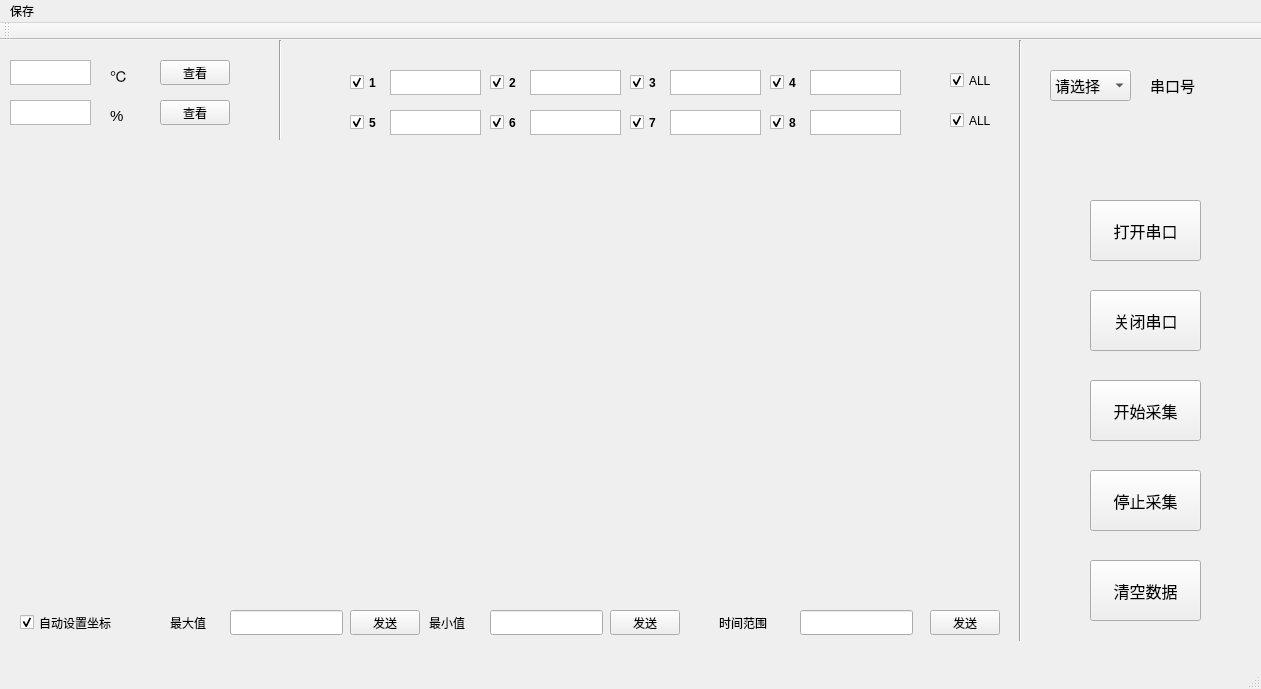
<?xml version="1.0" encoding="UTF-8"?>
<ui version="4.0">
 <class>MainWindow</class>
 <widget class="QMainWindow" name="MainWindow">
  <property name="geometry">
   <rect>
    <x>0</x>
    <y>0</y>
    <width>1261</width>
    <height>689</height>
   </rect>
  </property>
  <property name="windowTitle">
   <string>MainWindow</string>
  </property>
  <widget class="QWidget" name="centralWidget">
   <widget class="QPushButton" name="pushStart">
    <property name="geometry">
     <rect>
      <x>1090</x>
      <y>340</y>
      <width>111</width>
      <height>61</height>
     </rect>
    </property>
    <property name="font">
     <font>
      <family>Arial</family>
      <pointsize>12</pointsize>
     </font>
    </property>
    <property name="text">
     <string>开始采集</string>
    </property>
   </widget>
   <widget class="QPushButton" name="pushClear">
    <property name="geometry">
     <rect>
      <x>1090</x>
      <y>520</y>
      <width>111</width>
      <height>61</height>
     </rect>
    </property>
    <property name="font">
     <font>
      <family>Arial</family>
      <pointsize>12</pointsize>
     </font>
    </property>
    <property name="text">
     <string>清空数据</string>
    </property>
   </widget>
   <widget class="QListView" name="list_ch2">
    <property name="geometry">
     <rect>
      <x>530</x>
      <y>30</y>
      <width>91</width>
      <height>25</height>
     </rect>
    </property>
    <property name="font">
     <font>
      <pointsize>11</pointsize>
     </font>
    </property>
   </widget>
   <widget class="QListView" name="list_ch1">
    <property name="geometry">
     <rect>
      <x>390</x>
      <y>30</y>
      <width>91</width>
      <height>25</height>
     </rect>
    </property>
    <property name="font">
     <font>
      <pointsize>11</pointsize>
     </font>
    </property>
   </widget>
   <widget class="QWidget" name="verticalLayoutWidget">
    <property name="geometry">
     <rect>
      <x>20</x>
      <y>110</y>
      <width>981</width>
      <height>451</height>
     </rect>
    </property>
    <layout class="QVBoxLayout" name="verticalLayout_5"/>
   </widget>
   <widget class="QListView" name="list_ch3">
    <property name="geometry">
     <rect>
      <x>670</x>
      <y>30</y>
      <width>91</width>
      <height>25</height>
     </rect>
    </property>
    <property name="font">
     <font>
      <pointsize>11</pointsize>
     </font>
    </property>
   </widget>
   <widget class="Line" name="line_2">
    <property name="geometry">
     <rect>
      <x>270</x>
      <y>0</y>
      <width>20</width>
      <height>100</height>
     </rect>
    </property>
    <property name="orientation">
     <enum>Qt::Vertical</enum>
    </property>
   </widget>
   <widget class="QPushButton" name="pushStop">
    <property name="geometry">
     <rect>
      <x>1090</x>
      <y>430</y>
      <width>111</width>
      <height>61</height>
     </rect>
    </property>
    <property name="font">
     <font>
      <family>Arial</family>
      <pointsize>12</pointsize>
     </font>
    </property>
    <property name="text">
     <string>停止采集</string>
    </property>
   </widget>
   <widget class="QLabel" name="label_temperature">
    <property name="geometry">
     <rect>
      <x>1150</x>
      <y>30</y>
      <width>71</width>
      <height>31</height>
     </rect>
    </property>
    <property name="font">
     <font>
      <family>Arial</family>
      <pointsize>11</pointsize>
     </font>
    </property>
    <property name="text">
     <string>串口号</string>
    </property>
   </widget>
   <widget class="QComboBox" name="comboVolt1">
    <property name="geometry">
     <rect>
      <x>1050</x>
      <y>30</y>
      <width>81</width>
      <height>31</height>
     </rect>
    </property>
    <property name="font">
     <font>
      <family>Arial</family>
      <pointsize>11</pointsize>
     </font>
    </property>
    <item>
     <property name="text">
      <string>请选择</string>
     </property>
    </item>
   </widget>
   <widget class="Line" name="line">
    <property name="geometry">
     <rect>
      <x>1010</x>
      <y>0</y>
      <width>20</width>
      <height>601</height>
     </rect>
    </property>
    <property name="orientation">
     <enum>Qt::Vertical</enum>
    </property>
   </widget>
   <widget class="QListView" name="list_ch6">
    <property name="geometry">
     <rect>
      <x>530</x>
      <y>70</y>
      <width>91</width>
      <height>25</height>
     </rect>
    </property>
    <property name="font">
     <font>
      <pointsize>11</pointsize>
     </font>
    </property>
   </widget>
   <widget class="QListView" name="list_ch4">
    <property name="geometry">
     <rect>
      <x>810</x>
      <y>30</y>
      <width>91</width>
      <height>25</height>
     </rect>
    </property>
    <property name="font">
     <font>
      <pointsize>11</pointsize>
     </font>
    </property>
   </widget>
   <widget class="QListView" name="list_ch5">
    <property name="geometry">
     <rect>
      <x>390</x>
      <y>70</y>
      <width>91</width>
      <height>25</height>
     </rect>
    </property>
    <property name="font">
     <font>
      <pointsize>11</pointsize>
     </font>
    </property>
   </widget>
   <widget class="QListView" name="list_ch8">
    <property name="geometry">
     <rect>
      <x>810</x>
      <y>70</y>
      <width>91</width>
      <height>25</height>
     </rect>
    </property>
    <property name="font">
     <font>
      <pointsize>11</pointsize>
     </font>
    </property>
   </widget>
   <widget class="QListView" name="list_ch7">
    <property name="geometry">
     <rect>
      <x>670</x>
      <y>70</y>
      <width>91</width>
      <height>25</height>
     </rect>
    </property>
    <property name="font">
     <font>
      <pointsize>11</pointsize>
     </font>
    </property>
   </widget>
   <widget class="QPushButton" name="pushOpen">
    <property name="geometry">
     <rect>
      <x>1090</x>
      <y>160</y>
      <width>111</width>
      <height>61</height>
     </rect>
    </property>
    <property name="font">
     <font>
      <family>Arial</family>
      <pointsize>12</pointsize>
     </font>
    </property>
    <property name="text">
     <string>打开串口</string>
    </property>
   </widget>
   <widget class="QPushButton" name="pushClose">
    <property name="geometry">
     <rect>
      <x>1090</x>
      <y>250</y>
      <width>111</width>
      <height>61</height>
     </rect>
    </property>
    <property name="font">
     <font>
      <family>Arial</family>
      <pointsize>12</pointsize>
     </font>
    </property>
    <property name="text">
     <string>关闭串口</string>
    </property>
   </widget>
   <widget class="QCheckBox" name="checkBox">
    <property name="geometry">
     <rect>
      <x>350</x>
      <y>30</y>
      <width>71</width>
      <height>25</height>
     </rect>
    </property>
    <property name="font">
     <font>
      <weight>75</weight>
      <bold>true</bold>
     </font>
    </property>
    <property name="text">
     <string>1</string>
    </property>
    <property name="checked">
     <bool>true</bool>
    </property>
   </widget>
   <widget class="QCheckBox" name="checkBox_2">
    <property name="geometry">
     <rect>
      <x>490</x>
      <y>30</y>
      <width>71</width>
      <height>25</height>
     </rect>
    </property>
    <property name="font">
     <font>
      <weight>75</weight>
      <bold>true</bold>
     </font>
    </property>
    <property name="text">
     <string>2</string>
    </property>
    <property name="checked">
     <bool>true</bool>
    </property>
   </widget>
   <widget class="QCheckBox" name="checkBox_3">
    <property name="geometry">
     <rect>
      <x>630</x>
      <y>30</y>
      <width>71</width>
      <height>25</height>
     </rect>
    </property>
    <property name="font">
     <font>
      <weight>75</weight>
      <bold>true</bold>
     </font>
    </property>
    <property name="text">
     <string>3</string>
    </property>
    <property name="checked">
     <bool>true</bool>
    </property>
   </widget>
   <widget class="QCheckBox" name="checkBox_4">
    <property name="geometry">
     <rect>
      <x>770</x>
      <y>30</y>
      <width>71</width>
      <height>25</height>
     </rect>
    </property>
    <property name="font">
     <font>
      <weight>75</weight>
      <bold>true</bold>
     </font>
    </property>
    <property name="text">
     <string>4</string>
    </property>
    <property name="checked">
     <bool>true</bool>
    </property>
   </widget>
   <widget class="QCheckBox" name="checkBox_5">
    <property name="geometry">
     <rect>
      <x>350</x>
      <y>70</y>
      <width>71</width>
      <height>25</height>
     </rect>
    </property>
    <property name="font">
     <font>
      <weight>75</weight>
      <bold>true</bold>
     </font>
    </property>
    <property name="text">
     <string>5</string>
    </property>
    <property name="checked">
     <bool>true</bool>
    </property>
    <property name="tristate">
     <bool>false</bool>
    </property>
   </widget>
   <widget class="QCheckBox" name="checkBox_6">
    <property name="geometry">
     <rect>
      <x>490</x>
      <y>70</y>
      <width>71</width>
      <height>25</height>
     </rect>
    </property>
    <property name="font">
     <font>
      <weight>75</weight>
      <bold>true</bold>
     </font>
    </property>
    <property name="text">
     <string>6</string>
    </property>
    <property name="checked">
     <bool>true</bool>
    </property>
   </widget>
   <widget class="QCheckBox" name="checkBox_7">
    <property name="geometry">
     <rect>
      <x>630</x>
      <y>70</y>
      <width>71</width>
      <height>25</height>
     </rect>
    </property>
    <property name="font">
     <font>
      <weight>75</weight>
      <bold>true</bold>
     </font>
    </property>
    <property name="text">
     <string>7</string>
    </property>
    <property name="checked">
     <bool>true</bool>
    </property>
   </widget>
   <widget class="QCheckBox" name="checkBox_8">
    <property name="geometry">
     <rect>
      <x>770</x>
      <y>70</y>
      <width>71</width>
      <height>25</height>
     </rect>
    </property>
    <property name="font">
     <font>
      <weight>75</weight>
      <bold>true</bold>
     </font>
    </property>
    <property name="text">
     <string>8</string>
    </property>
    <property name="checked">
     <bool>true</bool>
    </property>
   </widget>
   <widget class="QCheckBox" name="checkBox_17">
    <property name="geometry">
     <rect>
      <x>950</x>
      <y>30</y>
      <width>50</width>
      <height>21</height>
     </rect>
    </property>
    <property name="text">
     <string>ALL</string>
    </property>
    <property name="checked">
     <bool>true</bool>
    </property>
   </widget>
   <widget class="QCheckBox" name="checkBox_18">
    <property name="geometry">
     <rect>
      <x>950</x>
      <y>70</y>
      <width>50</width>
      <height>21</height>
     </rect>
    </property>
    <property name="text">
     <string>ALL</string>
    </property>
    <property name="checked">
     <bool>true</bool>
    </property>
   </widget>
   <widget class="QCheckBox" name="checkBox_autoset">
    <property name="geometry">
     <rect>
      <x>20</x>
      <y>570</y>
      <width>151</width>
      <height>25</height>
     </rect>
    </property>
    <property name="text">
     <string>自动设置坐标</string>
    </property>
    <property name="checked">
     <bool>true</bool>
    </property>
   </widget>
   <widget class="QLineEdit" name="linemax">
    <property name="geometry">
     <rect>
      <x>230</x>
      <y>570</y>
      <width>113</width>
      <height>25</height>
     </rect>
    </property>
   </widget>
   <widget class="QLineEdit" name="linemin">
    <property name="geometry">
     <rect>
      <x>490</x>
      <y>570</y>
      <width>113</width>
      <height>25</height>
     </rect>
    </property>
   </widget>
   <widget class="QPushButton" name="pushSendMax">
    <property name="geometry">
     <rect>
      <x>350</x>
      <y>570</y>
      <width>70</width>
      <height>25</height>
     </rect>
    </property>
    <property name="text">
     <string>发送</string>
    </property>
   </widget>
   <widget class="QPushButton" name="pushSendMin">
    <property name="geometry">
     <rect>
      <x>610</x>
      <y>570</y>
      <width>70</width>
      <height>25</height>
     </rect>
    </property>
    <property name="text">
     <string>发送</string>
    </property>
   </widget>
   <widget class="QLabel" name="label_3">
    <property name="geometry">
     <rect>
      <x>170</x>
      <y>570</y>
      <width>61</width>
      <height>25</height>
     </rect>
    </property>
    <property name="text">
     <string>最大值</string>
    </property>
   </widget>
   <widget class="QLabel" name="label_4">
    <property name="geometry">
     <rect>
      <x>429</x>
      <y>570</y>
      <width>61</width>
      <height>25</height>
     </rect>
    </property>
    <property name="text">
     <string>最小值</string>
    </property>
   </widget>
   <widget class="QListView" name="Temperature">
    <property name="geometry">
     <rect>
      <x>10</x>
      <y>20</y>
      <width>81</width>
      <height>25</height>
     </rect>
    </property>
    <property name="font">
     <font>
      <pointsize>11</pointsize>
     </font>
    </property>
   </widget>
   <widget class="QListView" name="list_RH">
    <property name="geometry">
     <rect>
      <x>10</x>
      <y>60</y>
      <width>81</width>
      <height>25</height>
     </rect>
    </property>
    <property name="font">
     <font>
      <pointsize>11</pointsize>
     </font>
    </property>
   </widget>
   <widget class="QLabel" name="label_temperature_2">
    <property name="geometry">
     <rect>
      <x>110</x>
      <y>20</y>
      <width>21</width>
      <height>31</height>
     </rect>
    </property>
    <property name="font">
     <font>
      <family>Arial</family>
      <pointsize>11</pointsize>
     </font>
    </property>
    <property name="text">
     <string>℃</string>
    </property>
   </widget>
   <widget class="QLabel" name="label_temperature_3">
    <property name="geometry">
     <rect>
      <x>110</x>
      <y>60</y>
      <width>21</width>
      <height>31</height>
     </rect>
    </property>
    <property name="font">
     <font>
      <family>Arial</family>
      <pointsize>11</pointsize>
     </font>
    </property>
    <property name="text">
     <string>%</string>
    </property>
   </widget>
   <widget class="QPushButton" name="push_view">
    <property name="geometry">
     <rect>
      <x>160</x>
      <y>20</y>
      <width>70</width>
      <height>25</height>
     </rect>
    </property>
    <property name="text">
     <string>查看</string>
    </property>
   </widget>
   <widget class="QPushButton" name="push_view_2">
    <property name="geometry">
     <rect>
      <x>160</x>
      <y>60</y>
      <width>70</width>
      <height>25</height>
     </rect>
    </property>
    <property name="text">
     <string>查看</string>
    </property>
   </widget>
   <widget class="QLineEdit" name="linemintime">
    <property name="geometry">
     <rect>
      <x>800</x>
      <y>570</y>
      <width>113</width>
      <height>25</height>
     </rect>
    </property>
   </widget>
   <widget class="QPushButton" name="pushSendMin_2">
    <property name="geometry">
     <rect>
      <x>930</x>
      <y>570</y>
      <width>70</width>
      <height>25</height>
     </rect>
    </property>
    <property name="text">
     <string>发送</string>
    </property>
   </widget>
   <widget class="QLabel" name="label_5">
    <property name="geometry">
     <rect>
      <x>719</x>
      <y>570</y>
      <width>71</width>
      <height>25</height>
     </rect>
    </property>
    <property name="text">
     <string>时间范围</string>
    </property>
   </widget>
  </widget>
  <widget class="QMenuBar" name="menuBar">
   <property name="geometry">
    <rect>
     <x>0</x>
     <y>0</y>
     <width>1261</width>
     <height>26</height>
    </rect>
   </property>
   <widget class="QMenu" name="menu">
    <property name="title">
     <string>保存</string>
    </property>
    <addaction name="action_excel"/>
   </widget>
   <addaction name="menu"/>
  </widget>
  <widget class="QToolBar" name="mainToolBar">
   <attribute name="toolBarArea">
    <enum>TopToolBarArea</enum>
   </attribute>
   <attribute name="toolBarBreak">
    <bool>false</bool>
   </attribute>
  </widget>
  <widget class="QStatusBar" name="statusBar"/>
  <action name="action_txt">
   <property name="text">
    <string>save as txt</string>
   </property>
  </action>
  <action name="action_excel">
   <property name="text">
    <string>save as excel</string>
   </property>
  </action>
  <action name="action_graph">
   <property name="text">
    <string>save as graph</string>
   </property>
  </action>
 </widget>
 <layoutdefault spacing="6" margin="11"/>
 <resources/>
 <connections/>
</ui>
